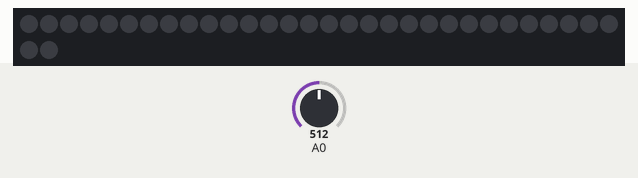
Simulated run of this sketch. Board: Arduino Uno, built with avr-gcc and run on an emulated ATmega328P. On the bench: 32 RGB LEDs in strip order, left to right, continuing on the next row. The test bench sets the inputs (shaded band); at power-on: A0 = 512. Dim RGB values are drawn brighter than linear; what the sketch prints to the serial monitor is not drawn.

Above: at 1.2 s.
1.3 s: A0 set to 0
At 2.6 s:
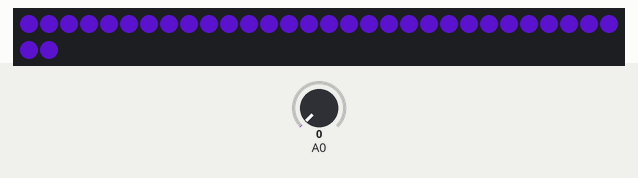
Timing chart, 0 to 2.3 s (numbered marks = the images above; inputs shaded):
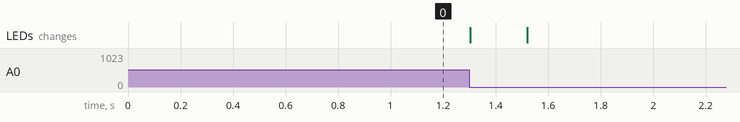

The sketch:

AnalogtoNeopixel.ino
```cpp
/*
  Read data from analog input scale it and display on Neopixel
  after suitable processing (FFT, FHT, FIR filter or simple round
  robin of amplitudes)
*/
#include <Adafruit_NeoPixel.h>


#define PIN 6 // digital pin for programming neopixels
#define NUM_PIXELS 32 // this is the size of my neopixel strip

Adafruit_NeoPixel strip = Adafruit_NeoPixel(NUM_PIXELS, PIN, NEO_GRB + NEO_KHZ800);

int16_t  capture[NUM_PIXELS];    // Audio capture buffer
volatile uint32_t samplePos = 0;     // Buffer position counter

// This is the mapping from the values in the buckets to the colors representing those values. These numbers were generated by some C code that I've pasted into the bottom of this
// file. The colors go from blue->green->red with an increase in intensity as the values increase. There's also a log10 based response curve figured in.
#define NUM_COLORS 64
static const uint32_t PROGMEM colors[NUM_COLORS] = {
0x42, 0x1c37, 0x332e, 0x4823, 0x5b1a, 0x6c11, 0x7c08, 0x8c00, 0x88900, 0x108600, 0x178300, 0x1e8100, 0x267e00, 0x2d7b00, 0x347700, 0x3a7400, 0x407100, 0x466e00, 0x4d6b00, 0x526800, 0x586500, 0x5e6200, 0x636000, 0x685d00, 0x6d5a00, 0x725700, 0x775400, 0x7c5100, 0x804f00, 0x864c00, 0x8a4900, 0x8f4600, 0x924400, 0x974100, 0x9b3f00, 0x9f3c00, 0xa33a00, 0xa83700, 0xab3500, 0xaf3200, 0xb33000, 0xb72e00, 0xbb2b00, 0xbe2900, 0xc12700, 0xc52400, 0xc92200, 0xcc2000, 0xd01e00, 0xd31c00, 0xd71900, 0xda1700, 0xdc1500, 0xe01300, 0xe31100, 0xe60f00, 0xe90d00, 0xec0b00, 0xf00800, 0xf30600, 0xf60400, 0xf90200, 0xfc0000, 0xff0000
};

// the setup routine runs once when you press reset:
void setup() {
  // initialize serial communication at 9600 bits per second:
  Serial.begin(115200);
  // Neopixels setup
  // Initialize all pixels to 'off'
  strip.setBrightness(255);
  strip.begin(); // Initialize all pixels to 'off'
  cli();         // disable interrupts when writing neopixels
  strip.show();
  sei();         // Enable interrupts
}

// the loop routine runs over and over again forever:
void loop() {
  // read the input on analog pin 0:
  int sensorValue = analogRead(A0);
  capture[samplePos] = abs(sensorValue-512);
  samplePos++;
  samplePos%=NUM_PIXELS;
  for (int i = 0; i < strip.numPixels(); i++)
  {
     int value = capture[i]-448;
     if(value>=0)
     {
        Serial.println(value);
        strip.setPixelColor(i, pgm_read_dword(&colors[value]));
     }
     else
     {
        strip.setPixelColor(i, 0x0);
     }


  }
  cli();        // no interrupts while writing the neopixels
  strip.show();
  sei();        // restore interrupts
  delay(1);        // delay in between reads for stability
}
```
